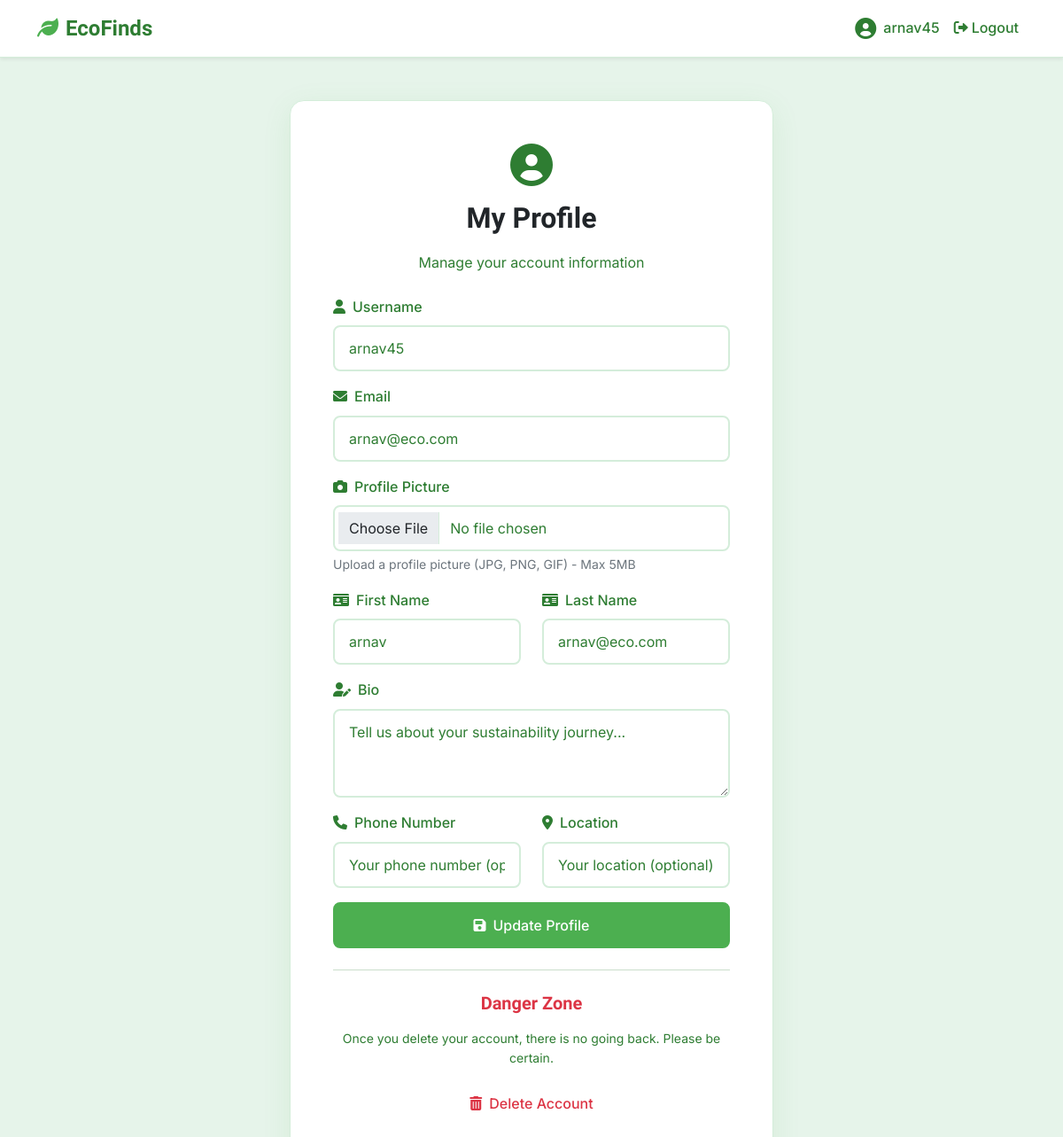
The page /accounts/profile/ (signed in) on the database its author committed.
### accounts/models.py (models this page shows, shortened)
class User(AbstractUser):
    email = models.EmailField(unique=True)
    username = models.CharField(max_length=50, unique=True)
    first_name = models.CharField(max_length=30, blank=True)
    last_name = models.CharField(max_length=30, blank=True)
    bio = models.TextField(max_length=500, blank=True, help_text="Tell us about your sustainability journey")
    avatar = models.ImageField(upload_to='avatars/', blank=True, null=True)
    phone_number = models.CharField(max_length=15, blank=True)
    location = models.CharField(max_length=100, blank=True)
    eco_points = models.PositiveIntegerField(default=0, help_text="Points earned through sustainable actions")
    eco_level = models.CharField(
        max_length=20,
        choices=[
            ('apprentice', 'Eco Apprentice'),
            ('ninja', 'Eco Ninja'),
            ('legend', 'Eco Legend'),
        ],
        default='apprentice'
    )
    co2_saved = models.DecimalField(
        max_digits=10,
        decimal_places=2,
        default=0.00,
        help_text="Total CO2 saved in kg"
    )
    is_verified = models.BooleanField(default=False)
    trust_score = models.PositiveIntegerField(
        default=50,
        help_text="Trust score based on user behavior (0-100)"
    )
    language = models.CharField(max_length=10, default='en', help_text="Preferred language code")
    notifications_enabled = models.BooleanField(default=True)
    USERNAME_FIELD = 'email'  # Email will be used to log in
    REQUIRED_FIELDS = ['username']  # Username is still required

### accounts/views.py (the view)
# urls.py: path('profile/', views.profile_view, name='profile'),
@login_required
def profile_view(request):
    if request.method == 'POST':
        form = UserProfileForm(request.POST, instance=request.user)
        if form.is_valid():
            form.save()
            messages.success(request, 'Your profile has been updated successfully!')
            return redirect('accounts:profile')
    else:
        form = UserProfileForm(instance=request.user)
    return render(request, 'accounts/profile.html', {'form': form})

### accounts/forms.py
class UserProfileForm(forms.ModelForm):
    class Meta:
        model = User
        fields = ('username', 'email', 'first_name', 'last_name', 'avatar', 'bio', 'phone_number', 'location')
        widgets = {
            'username': forms.TextInput(attrs={'class': 'form-control'}),
            'email': forms.EmailInput(attrs={'class': 'form-control'}),
            'first_name': forms.TextInput(attrs={'class': 'form-control'}),
            'last_name': forms.TextInput(attrs={'class': 'form-control'}),
            'avatar': forms.FileInput(attrs={'class': 'form-control', 'accept': 'image/*'}),
            'bio': forms.Textarea(attrs={'class': 'form-control', 'rows': 3, 'placeholder': 'Tell us about your sustainability journey...'}),
            'phone_number': forms.TextInput(attrs={'class': 'form-control', 'placeholder': 'Your phone number (optional)'}),
            'location': forms.TextInput(attrs={'class': 'form-control', 'placeholder': 'Your location (optional)'}),
        }

### accounts/templates/accounts/profile.html (shortened to what this page needs)
{% extends 'accounts/base.html' %}
{% block content %}
<div class="container mt-5">
    <div class="row justify-content-center">
        <div class="col-md-8 col-lg-6">
            <div class="auth-card p-5">
                <div class="text-center mb-4">
                    {% if user.avatar %}
                        <img src="{{ user.avatar.url }}" alt="{{ user.username }}" class="avatar avatar-xl mb-3">
                    {% else %}
                        <i class="fas fa-user-circle fa-3x text-primary mb-3"></i>
                    {% endif %}
                    <h2 class="fw-bold text-dark">My Profile</h2>
                    <p class="text-muted">Manage your account information</p>
                </div>
                <form method="post" enctype="multipart/form-data">
                    <div class="mb-3">
                        <label for="{{ form.username.id_for_label }}" class="form-label">
                            <i class="fas fa-user me-2"></i>Username
                        </label>
                        {{ form.username }}
                    </div>
                    <div class="mb-3">
                        <label for="{{ form.email.id_for_label }}" class="form-label">
                            <i class="fas fa-envelope me-2"></i>Email
                        </label>
                        {{ form.email }}
                    </div>
                    <div class="mb-3">
                        <label for="{{ form.avatar.id_for_label }}" class="form-label">
                            <i class="fas fa-camera me-2"></i>Profile Picture
                        </label>
                        {{ form.avatar }}
                        <div class="form-text">Upload a profile picture (JPG, PNG, GIF) - Max 5MB</div>
                    </div>
                    <div class="row">
                        <div class="col-md-6 mb-3">
                            <label for="{{ form.first_name.id_for_label }}" class="form-label">
                                <i class="fas fa-id-card me-2"></i>First Name
                            </label>
                            {{ form.first_name }}
                        </div>
                        <div class="col-md-6 mb-3">
                            <label for="{{ form.last_name.id_for_label }}" class="form-label">
                                <i class="fas fa-id-card me-2"></i>Last Name
                            </label>
                            {{ form.last_name }}
                        </div>
                    </div>
                    <div class="mb-3">
                        <label for="{{ form.bio.id_for_label }}" class="form-label">
                            <i class="fas fa-user-edit me-2"></i>Bio
                        </label>
                        {{ form.bio }}
                    </div>
                    <div class="row">
                        <div class="col-md-6 mb-3">
                            <label for="{{ form.phone_number.id_for_label }}" class="form-label">
                                <i class="fas fa-phone me-2"></i>Phone Number
                            </label>
                            {{ form.phone_number }}
                        </div>
                        <div class="col-md-6 mb-3">
                            <label for="{{ form.location.id_for_label }}" class="form-label">
                                <i class="fas fa-map-marker-alt me-2"></i>Location
                            </label>
                            {{ form.location }}
                        </div>
                    </div>
                    <div class="d-grid gap-2">
                        <button type="submit" class="btn btn-primary">
                            <i class="fas fa-save me-2"></i>Update Profile
                        </button>
                    </div>
                </form>
                <hr class="my-4">
                <div class="text-center">
                    <h5 class="text-danger mb-3">Danger Zone</h5>
                    <p class="text-muted small mb-3">
                        Once you delete your account, there is no going back. Please be certain.
                    </p>
                    <a href="{% url 'accounts:delete_account' %}" class="btn btn-outline-danger">
                        <i class="fas fa-trash-alt me-2"></i>Delete Account
                    </a>
                </div>
            </div>
        </div>
    </div>
</div>
{% endblock %}

### accounts/templates/accounts/base.html (shortened to what this page needs)
<!DOCTYPE html>
<html lang="en">
<head>
    <link href="https://cdn.jsdelivr.net/npm/bootstrap@5.1.3/dist/css/bootstrap.min.css" rel="stylesheet">
    <link href="https://cdnjs.cloudflare.com/ajax/libs/font-awesome/6.0.0/css/all.min.css" rel="stylesheet">
    {% load static %}
    <link href="{% static 'css/base.css' %}" rel="stylesheet">
</head>
<body>
    <nav class="navbar navbar-expand-lg navbar-light bg-white shadow-sm">
        <div class="container">
            <a class="navbar-brand" href="{% url 'products:product_list' %}">
                <i class="fas fa-leaf text-success me-2"></i>EcoFinds
            </a>
            <div class="navbar-nav ms-auto">
                {% if user.is_authenticated %}
                    <a class="nav-link d-flex align-items-center" href="{% url 'accounts:profile' %}">
                        {% if user.avatar %}
                            <img src="{{ user.avatar.url }}" alt="{{ user.username }}" class="avatar avatar-medium me-2">
                        {% else %}
                            <i class="fas fa-user-circle me-2" style="font-size: 24px;"></i>
                        {% endif %}
                        {{ user.username }}
                    </a>
                    <a class="nav-link" href="{% url 'accounts:logout' %}">
                        <i class="fas fa-sign-out-alt me-1"></i>Logout
                    </a>
                {% endif %}
            </div>
        </div>
    </nav>
    {% block content %}
    {% endblock %}
</body>
</html>

### static/css/base.css (style rules this page uses)
:root { --primary-green: #4CAF50; --primary-green-hover: #45a049; --primary-green-dark: #2e7d32; --light-green-bg: #e6f4ea; --light-green-bg-alt: #f0f8f2; --text-dark: #2e7d32; --text-light: #2e7d32; --text-muted: #2e7d32; --white: #ffffff; --border-light: #d4edda; --border-medium: #c3e6cb; --shadow-light: rgba(76, 175, 80, 0.1); --shadow-medium: rgba(76, 175, 80, 0.2); --shadow-dark: rgba(0, 0, 0, 0.1); }
* { box-sizing: border-box; }
body { background-color: var(--light-green-bg); color: var(--text-dark); font-family: 'Inter', -apple-system, BlinkMacSystemFont, 'Segoe UI', Roboto, sans-serif; line-height: 1.6; margin: 0; padding: 0; min-height: 100vh; }
h1, h2, h3, h4, h5, h6 { font-family: 'Bell MT', serif; font-weight: 700; color: var(--text-dark); margin-bottom: 1rem; line-height: 1.3; }
h2 { font-size: 2rem; }
h5 { font-size: 1.25rem; }
p { color: var(--text-dark); margin-bottom: 1rem; }
.text-muted { color: var(--text-muted) !important; }
a { color: var(--primary-green-dark); text-decoration: none; transition: all 0.3s ease; }
.btn { border-radius: 8px; font-weight: 500; padding: 0.75rem 1.5rem; transition: all 0.3s ease; border: none; cursor: pointer; text-decoration: none; display: inline-block; text-align: center; }
.btn-primary { background-color: var(--primary-green); color: var(--white); border: 2px solid var(--primary-green); }
.form-control { background-color: var(--white); border: 2px solid var(--border-light); border-radius: 8px; color: var(--text-dark); padding: 0.75rem 1rem; font-size: 1rem; transition: all 0.3s ease; }
.form-control::placeholder { color: var(--text-muted); }
.form-label { color: var(--text-dark); font-weight: 500; margin-bottom: 0.5rem; }
.auth-card { background-color: var(--white); border: 1px solid var(--border-light); border-radius: 16px; box-shadow: 0 8px 32px var(--shadow-light); backdrop-filter: blur(10px); }
.navbar { background-color: var(--white) !important; border-bottom: 1px solid var(--border-light); box-shadow: 0 2px 8px var(--shadow-light); }
.navbar-brand { font-family: 'Bell MT', serif; font-weight: 700; color: var(--primary-green-dark) !important; font-size: 1.5rem; }
.nav-link { color: var(--text-dark) !important; font-weight: 500; transition: all 0.3s ease; }
.text-success { color: var(--primary-green) !important; }
.text-primary { color: var(--primary-green-dark) !important; }

### rows shown on the page
User: username "arnav45", email "arnav@eco.com", first_name "arnav", last_name "arnav@eco.com"
